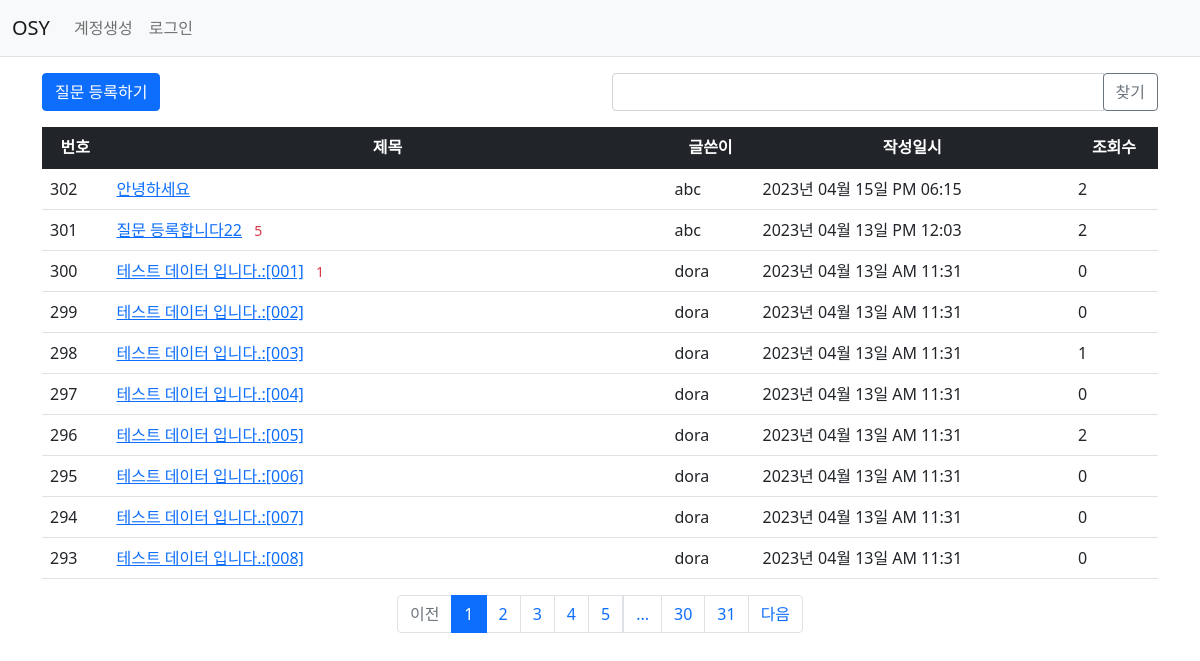
Page /question/list/ on the committed database.
### osy/models.py (models this page shows)
class Question(db.Model):
    id = db.Column(db.Integer, primary_key=True)
    subject = db.Column(db.String(200), nullable=False)
    content = db.Column(db.Text(), nullable=False)
    create_date = db.Column(db.DateTime(), nullable=False)
    user_id = db.Column(db.Integer, db.ForeignKey('user.id', ondelete='CASCADE'), nullable=True, server_default='1')  # 그러나 이미 있던 데이터에는 user_id 값이 없다. nullable을 False로 해두면 오류가 난다. server_default는 null 대신 임의의 값을 넣어준다. server_default를 사용하면 flask db upgrade 명령을 수행할 때 null이던 데이터에도 기본값이 저장된다. default를 새로 생성되는 데이터에만 기본값을 생성해준다.
    user = db.relationship('User', backref=db.backref('question_set'))
    modify_date = db.Column(db.DateTime(), nullable=True)
    voter = db.relationship('User', secondary=question_voter, backref=db.backref('question_voter_set'))
    views = db.Column(db.Integer, nullable=True, server_default='0')

class User(db.Model):
    id = db.Column(db.Integer, primary_key=True)
    username = db.Column(db.String(150), unique=True, nullable=False)
    password = db.Column(db.String(200), nullable=False)
    email = db.Column(db.String(120), unique=True, nullable=False)

### osy/views/question_views.py (the view, shortened to what this page needs)
@bp.route('/list/')
def _list():
    page = request.args.get('page', type=int, default=1)
    kw = request.args.get('kw', type=str, default='')
    question_list = Question.query.order_by(Question.create_date.desc())
    question_list = question_list.paginate(page=page, per_page=10)
    return render_template('question/question_list.html', question_list=question_list, page=page, kw=kw)

### osy/filter.py (called while the page is built)
def format_datetime(value, fmt='%Y년 %m월 %d일 %p %I:%M'):
    return value.strftime(fmt)

### osy/views/auth_views.py (called while the page is built)
@bp.before_app_request # 라우팅 함수보다 항상 먼저 실행됨
def load_logged_in_user():
    user_id = session.get('user_id')
    if user_id is None:
        g.user = None
    else:
        g.user = User.query.get(user_id)

### osy/templates/question/question_list.html (shortened to what this page needs)
<!DOCTYPE html>
<html lang="en">
<head>
</head>
<body>
    {% extends 'base.html' %}
    {% block content %}
    <div class="container my-3">
        <div class="row my-3">
            <div class="col-6">
                <a href="{{ url_for('question.create') }}" class="btn btn-primary">질문 등록하기</a>
            </div>
            <div class="col-6">
                <div class="input-group">
                    <input type="text" id="search_kw" class="form-control" value="{{ kw or '' }}">
                    <div class="input-group-append">
                        <button class="btn btn-outline-secondary" type="button" id="btn_search">찾기</button>
                    </div>
                </div>
            </div>
        </div>
        <table class="table">
            <thead>
            <tr class="text-center table-dark">
                <th>번호</th>
                <th style="width:50%">제목</th>
                <th>글쓴이</th>
                <th>작성일시</th>
                <th>조회수</th>
            </tr>
            </thead>
            <tbody>
            {% if question_list %}
            {% for question in question_list.items %}
            <tr class="text-start">
                <td>{{ question_list.total - ((question_list.page-1) * question_list.per_page) - loop.index0 }}</td>
                <td class="text-start">
                    <a href="{{ url_for('question.detail', question_id=question.id) }}">{{ question.subject }}</a>
                    {% if question.answer_set|length > 0 %}
                    <span class="text-danger small mx-2">{{ question.answer_set|length }}</span>
                {% endif %}
                </td>
                <td>{{ question.user.username }}</td>
                <td>{{ question.create_date|datetime }}</td>
                <td>{{ question.views }}</td>
            </tr>
            {% endfor %}
            {% else %}
            <tr>
                <td colspan="3">질문이 없습니다.</td>
            </tr>
            {% endif %}
            </tbody>
        </table>
        <ul class="pagination justify-content-center">
            {% if question_list.has_prev %}
            <li class="page-item">
                <a class="page-link" data-page="{{ question_list.prev_num }}" href="javascript:void(0)">이전</a>
            </li>
            {% else %}
            <li class="page-item disabled">
                <a class="page-link" tabindex="-1" aria-disabled="true" href="javascript:void(0)">이전</a>
            </li>
            {% endif %}
            {% for page_num in question_list.iter_pages() %}
            {% if page_num %}
            {% if page_num != question_list.page %}
            <li class="page-item">
                <a class="page-link" data-page="{{ page_num }}" href="javascript:void(0)">{{ page_num }}</a>
            </li>
            {% else %}
            <li class="page-item active" aria-current="page">
                <a class="page-link" href="javascript:void(0)">{{ page_num }}</a>
            </li>
            {% endif %}
            {% else %}
            <li class="disabled">
                <a class="page-link" href="javascript:void(0)">...</a>
            </li>
            {% endif %}
            {% endfor %}
            {% if question_list.has_next %}
            <li class="page-item">
                <a class="page-link" data-page="{{ question_list.next_num }}" href="javascript:void(0)">다음</a>
            </li>
            {% else %}
            <li class="page-item disabled">
                <a class="page-link" tabindex="-1" aria-disabled="true" href="javascript:void(0)">다음</a>
            </li>
            {% endif %}
        </ul>
    </div>
    {% endblock %}

### osy/templates/base.html (shortened to what this page needs)
<!DOCTYPE html>
<html lang="en">
<head>
    <link rel="stylesheet" href="{{ url_for('static', filename='bootstrap.min.css') }}">
    <link rel="stylesheet" href="{{ url_for('static', filename='style.css') }}">
</head>
<body>
{% include "navbar.html" %}
{% block content %}
{% endblock %}
</body>
</html>

### osy/templates/navbar.html (shortened to what this page needs)
<!DOCTYPE html>
<html lang="en">
<head>
</head>
<body>
<nav class="navbar navbar-expand-lg navbar-light bg-light border-bottom">
    <div class="container-fluid">
        <a class="navbar-brand" href="{{ url_for('main.index') }}">OSY</a>
        <div class="collapse navbar-collapse" id="navbarSupportedContent">
            {% if g.user %}
            <ul class="navbar-nav">
                <li class="nav-item ">
                    <a class="nav-link" href="{{ url_for('auth.logout') }}">{{ g.user.username }} (로그아웃)</a>
                </li>
            </ul>
            {% else %}
            <ul class="navbar-nav me-auto mb-2 mb-lg-0">
                <li class="nav-item">
                    <a class="nav-link" href="{{ url_for('auth.signup') }}">계정생성</a>
                </li>
                <li class="nav-item">
                    <a class="nav-link" href="{{ url_for('auth.login') }}">로그인</a>
                </li>
            </ul>
            {% endif %}
        </div>
    </div>
</nav>
</body>
</html>

### rows in the picture
Question: id "302", subject "안녕하세요", user.username "abc", create_date "2023년 04월 15일 PM 06:15", views "2"
Question: id "301", subject "질문 등록합니다22", answer_set|length "5", user.username "abc", create_date "2023년 04월 13일 PM 12:03", views "2"
Question: total "300", subject "테스트 데이터 입니다.:[001]", answer_set|length "1", user.username "dora", create_date "2023년 04월 13일 AM 11:31", views "0"
Question: total "299", subject "테스트 데이터 입니다.:[002]", user.username "dora", create_date "2023년 04월 13일 AM 11:31", views "0"
Question: total "298", subject "테스트 데이터 입니다.:[003]", user.username "dora", create_date "2023년 04월 13일 AM 11:31", views "1"
Question: total "297", subject "테스트 데이터 입니다.:[004]", user.username "dora", create_date "2023년 04월 13일 AM 11:31", views "0"
Question: total "296", subject "테스트 데이터 입니다.:[005]", user.username "dora", create_date "2023년 04월 13일 AM 11:31", views "2"
Question: total "295", subject "테스트 데이터 입니다.:[006]", user.username "dora", create_date "2023년 04월 13일 AM 11:31", views "0"
Question: total "294", subject "테스트 데이터 입니다.:[007]", user.username "dora", create_date "2023년 04월 13일 AM 11:31", views "0"
Question: total "293", subject "테스트 데이터 입니다.:[008]", user.username "dora", create_date "2023년 04월 13일 AM 11:31", views "0"

### other values in the picture
{{ page_num }} "1"
{{ page_num }} "2" "3" "4" "5" "30" "31"
